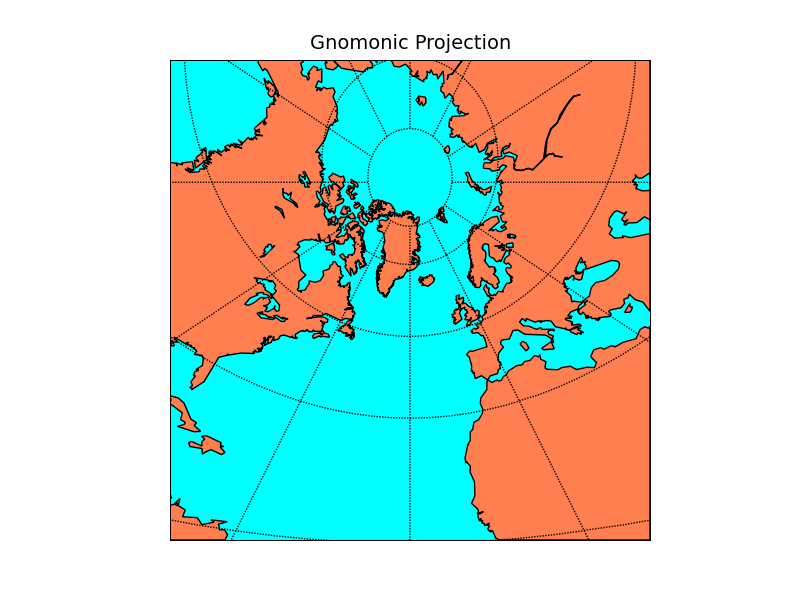

Python code for this plot:
from mpl_toolkits.basemap import Basemap
import numpy as np
import matplotlib.pyplot as plt
m = Basemap(width=15.e6,height=15.e6,\
            projection='gnom',lat_0=60.,lon_0=-30.)
m.drawmapboundary(fill_color='aqua')
m.drawcoastlines()
m.fillcontinents(color='coral',lake_color='aqua')
m.drawparallels(np.arange(10,90,20))
m.drawmeridians(np.arange(-180,180,30))
plt.title('Gnomonic Projection')
plt.savefig('gnomon.png')
